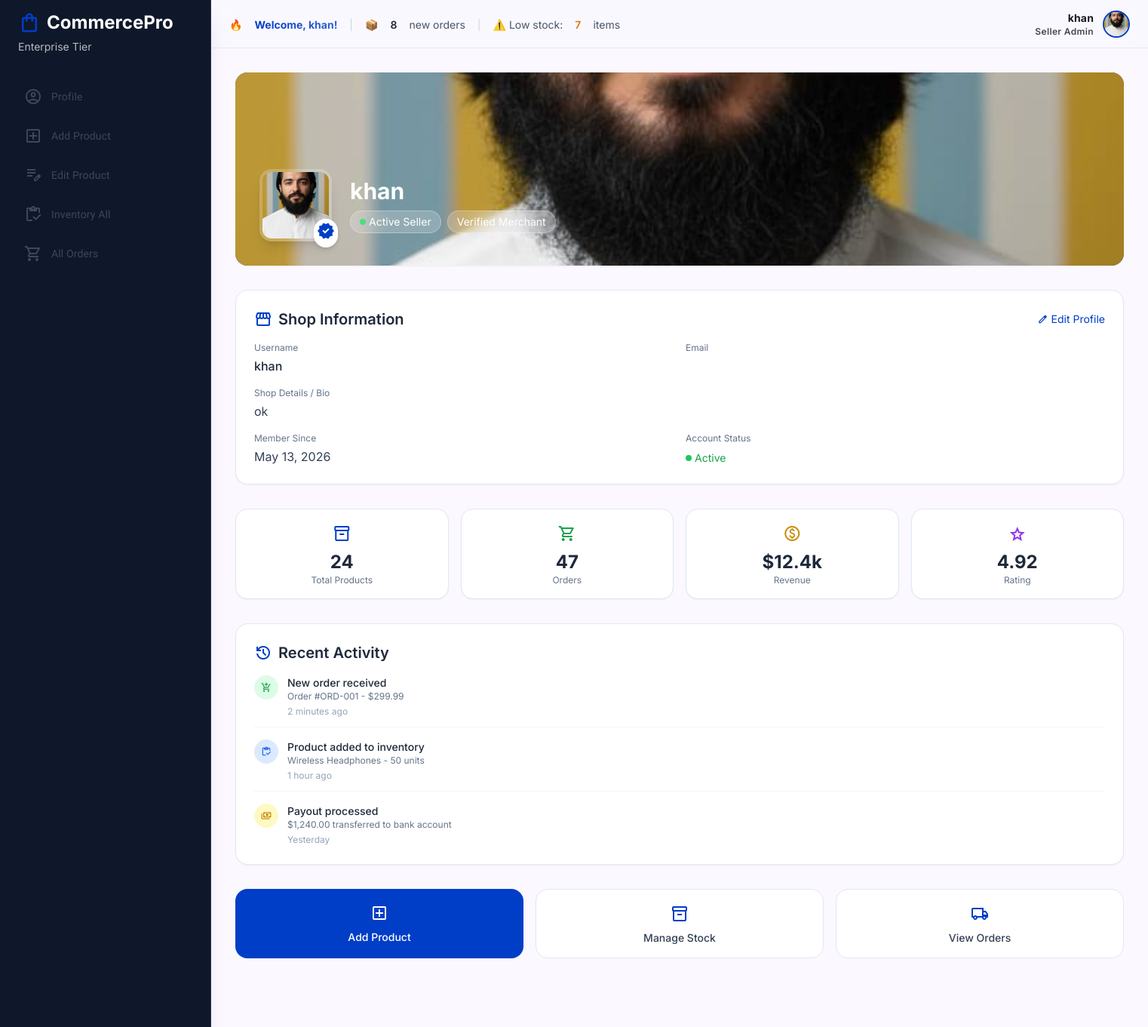
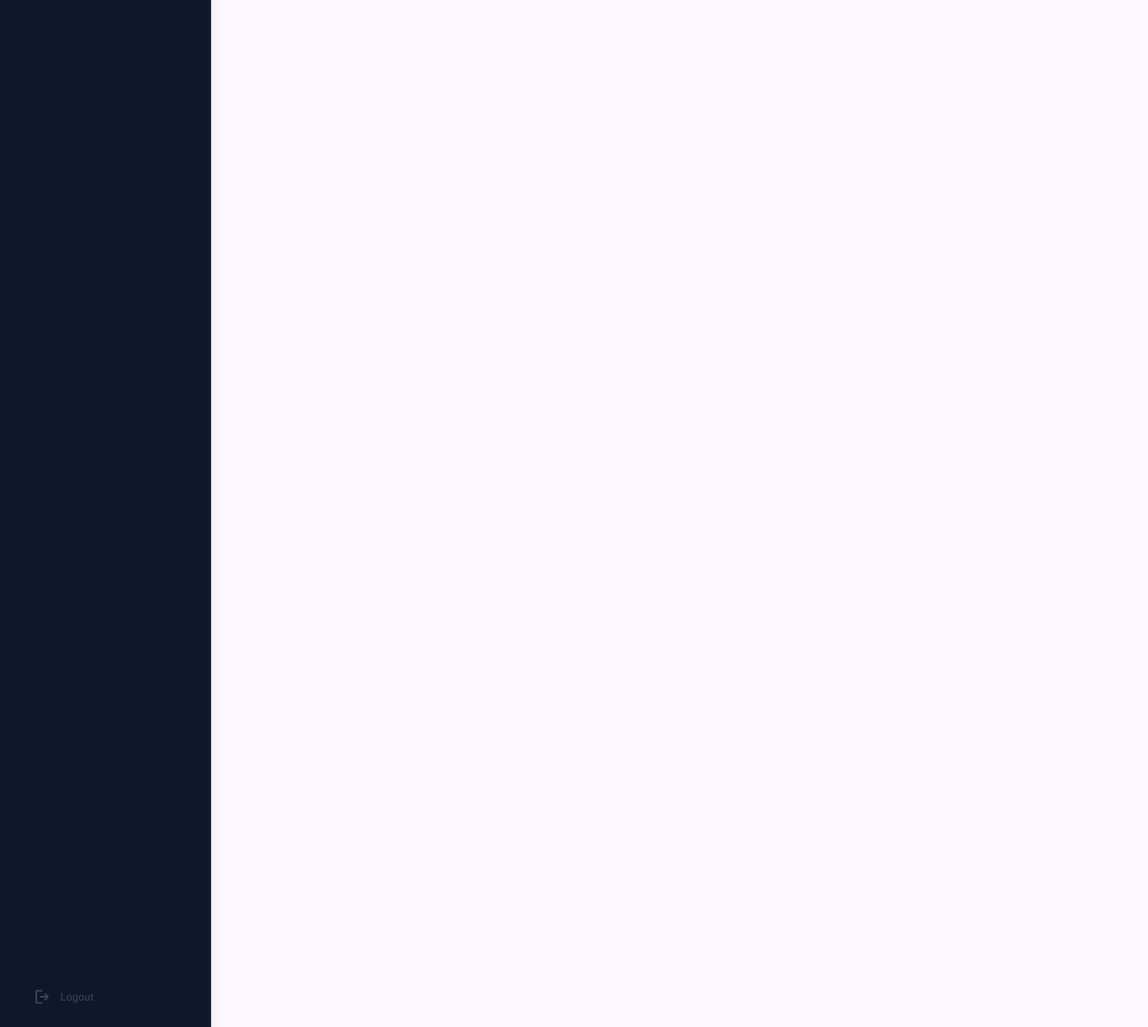
/userProfile/profile/ (signed in), run on the app's committed database (2 pictures, top to bottom).
### Accounts/models.py (models this page shows, shortened)
class userprofile(models.Model):
    user_profile_relation=models.OneToOneField(User, on_delete=models.CASCADE)
    image=models.ImageField(upload_to='profile_image', default='default_profile_image.jpg')
    shop_detail=models.TextField(blank=True, null=True)
    created_at=models.DateTimeField(auto_now_add=True)

### userProfile/views.py (the view)
# urls.py: path('profile/', views.user_profile, name='user_profile'),
def user_profile(request):
    profile = userprofile.objects.get(
        user_profile_relation=request.user
    )
    return render(request, "userProfile/profile.html", {
        "profile": profile
    })

### templates/userProfile/profile.html (shortened to what this page needs)
{% extends 'userProfile/seller_header_footer.html' %}
{% block seller %}
<main id="mainContent" class="pt-16 min-h-screen bg-surface-bright transition-all duration-300 lg:ml-sidebar-width ml-0">
    <div class="p-4 sm:p-6 md:p-8 max-w-7xl mx-auto space-y-6 sm:space-y-8">
        <section class="relative h-52 sm:h-60 md:h-64 rounded-xl overflow-hidden shadow-sm group">
            {% if profile.image %}
            <img class="absolute inset-0 w-full h-full object-cover transition-transform duration-700 group-hover:scale-105" alt="Profile Banner" src="{{ profile.image.url }}">
            {% else %}
            <div class="absolute inset-0 w-full h-full bg-gradient-to-r from-primary to-blue-600"></div>
            {% endif %}
            <div class="relative h-full flex flex-col justify-end p-5 sm:p-8 text-white">
                <div class="flex flex-wrap items-center gap-4 sm:gap-6">
                    <div class="relative shrink-0">
                        {% if profile.image %}
                        <img class="w-16 h-16 sm:w-20 sm:h-20 md:w-24 md:h-24 rounded-xl border-4 border-white/20 object-cover shadow-lg" alt="{{ profile.user_profile_relation.username }}" src="{{ profile.image.url }}">
                        {% else %}
                        <div class="w-16 h-16 sm:w-20 sm:h-20 md:w-24 md:h-24 rounded-xl border-4 border-white/20 bg-white/20 flex items-center justify-center">
                            <span class="material-symbols-outlined text-white text-4xl">store</span>
                        </div>
                        {% endif %}
                        <div class="absolute -bottom-2 -right-2 bg-white p-1 rounded-full shadow-md">
                            <span class="material-symbols-outlined text-primary fill-current" style="font-variation-settings: 'FILL' 1;">verified</span>
                        </div>
                    </div>
                    <div class="space-y-2">
                        <h2 class="text-xl sm:text-2xl md:text-3xl font-bold">{{ profile.user_profile_relation.get_full_name|default:profile.user_profile_relation.username }}</h2>
                        <div class="flex flex-wrap gap-2">
                            <span class="bg-white/20 backdrop-blur-md px-3 py-1 rounded-full text-xs sm:text-sm border border-white/30 flex items-center gap-1">
                                <span class="w-2 h-2 bg-green-400 rounded-full animate-pulse"></span>
                                Active Seller
                            </span>
                            <span class="bg-white/20 backdrop-blur-md px-3 py-1 rounded-full text-xs sm:text-sm border border-white/30">
                                Verified Merchant
                            </span>
                        </div>
                    </div>
                </div>
            </div>
        </section>
        <div class="bg-white rounded-xl shadow-sm border border-slate-200 p-5 sm:p-6">
            <div class="flex flex-col sm:flex-row sm:items-center sm:justify-between gap-3 mb-4">
                <h3 class="text-lg sm:text-xl font-semibold text-slate-800 flex items-center gap-2">
                    <span class="material-symbols-outlined text-primary">storefront</span>
                    Shop Information
                </h3>
                <a href="/seller/edit-profile/" class="text-primary hover:text-primary-dark text-sm flex items-center gap-1">
                    <span class="material-symbols-outlined text-sm">edit</span>
                    Edit Profile
                </a>
            </div>
            <div class="grid grid-cols-1 sm:grid-cols-2 gap-4">
                <div>
                    <p class="text-xs text-slate-500 mb-1">Username</p>
                    <p class="text-sm sm:text-base font-medium text-slate-800">{{ profile.user_profile_relation.username }}</p>
                </div>
                <div>
                    <p class="text-xs text-slate-500 mb-1">Email</p>
                </div>
                <div class="sm:col-span-2">
                    <p class="text-xs text-slate-500 mb-1">Shop Details / Bio</p>
                    <p class="text-sm sm:text-base text-slate-700">{{ profile.shop_detail|default:"No shop details added yet. Click Edit Profile to add information about your shop." }}</p>
                </div>
                <div>
                    <p class="text-xs text-slate-500 mb-1">Member Since</p>
                    <p class="text-sm sm:text-base text-slate-700">{{ profile.created_at|date:"F j, Y" }}</p>
                </div>
                <div>
                    <p class="text-xs text-slate-500 mb-1">Account Status</p>
                    <span class="inline-flex items-center gap-1 text-sm text-green-600">
                        <span class="w-2 h-2 bg-green-500 rounded-full"></span>
                        Active
                    </span>
                </div>
            </div>
        </div>
        <div class="grid grid-cols-2 sm:grid-cols-4 gap-3 sm:gap-4">
            <div class="bg-white rounded-xl p-3 sm:p-4 shadow-sm border border-slate-200 text-center">
                <span class="material-symbols-outlined text-primary text-2xl">inventory_2</span>
                <p class="text-xl sm:text-2xl font-bold text-slate-800 mt-1">24</p>
                <p class="text-xs text-slate-500">Total Products</p>
            </div>
            <div class="bg-white rounded-xl p-3 sm:p-4 shadow-sm border border-slate-200 text-center">
                <span class="material-symbols-outlined text-green-600 text-2xl">shopping_cart</span>
                <p class="text-xl sm:text-2xl font-bold text-slate-800 mt-1">47</p>
                <p class="text-xs text-slate-500">Orders</p>
            </div>
            <div class="bg-white rounded-xl p-3 sm:p-4 shadow-sm border border-slate-200 text-center">
                <span class="material-symbols-outlined text-yellow-600 text-2xl">paid</span>
                <p class="text-xl sm:text-2xl font-bold text-slate-800 mt-1">$12.4k</p>
                <p class="text-xs text-slate-500">Revenue</p>
            </div>
            <div class="bg-white rounded-xl p-3 sm:p-4 shadow-sm border border-slate-200 text-center">
                <span class="material-symbols-outlined text-purple-600 text-2xl">star</span>
                <p class="text-xl sm:text-2xl font-bold text-slate-800 mt-1">4.92</p>
                <p class="text-xs text-slate-500">Rating</p>
            </div>
        </div>
        <div class="bg-white rounded-xl shadow-sm border border-slate-200 p-5 sm:p-6">
            <h3 class="text-lg sm:text-xl font-semibold text-slate-800 flex items-center gap-2 mb-4">
                <span class="material-symbols-outlined text-primary">history</span>
                Recent Activity
            </h3>
            <div class="space-y-4">
                <div class="flex items-start gap-3 pb-3 border-b border-slate-100">
                    <div class="w-8 h-8 rounded-full bg-green-100 flex items-center justify-center shrink-0">
                        <span class="material-symbols-outlined text-green-600 text-sm">add_shopping_cart</span>
                    </div>
                    <div>
                        <p class="text-sm font-medium text-slate-800">New order received</p>
                        <p class="text-xs text-slate-500">Order #ORD-001 - $299.99</p>
                        <p class="text-xs text-slate-400 mt-1">2 minutes ago</p>
                    </div>
                </div>
                <div class="flex items-start gap-3 pb-3 border-b border-slate-100">
                    <div class="w-8 h-8 rounded-full bg-blue-100 flex items-center justify-center shrink-0">
                        <span class="material-symbols-outlined text-blue-600 text-sm">inventory</span>
                    </div>
                    <div>
                        <p class="text-sm font-medium text-slate-800">Product added to inventory</p>
                        <p class="text-xs text-slate-500">Wireless Headphones - 50 units</p>
                        <p class="text-xs text-slate-400 mt-1">1 hour ago</p>
                    </div>
                </div>
                <div class="flex items-start gap-3">
                    <div class="w-8 h-8 rounded-full bg-yellow-100 flex items-center justify-center shrink-0">
                        <span class="material-symbols-outlined text-yellow-600 text-sm">payments</span>
                    </div>
                    <div>
                        <p class="text-sm font-medium text-slate-800">Payout processed</p>
                        <p class="text-xs text-slate-500">$1,240.00 transferred to bank account</p>
                        <p class="text-xs text-slate-400 mt-1">Yesterday</p>
                    </div>
                </div>
            </div>
        </div>
        <div class="grid grid-cols-2 sm:grid-cols-3 gap-3 sm:gap-4">
            <a href="/seller/add-product/" class="bg-primary text-white rounded-xl p-4 text-center hover:bg-primary-dark transition-colors">
                <span class="material-symbols-outlined text-2xl">add_box</span>
                <p class="text-sm font-medium mt-1">Add Product</p>
            </a>
            <a href="/seller/inventory/" class="bg-white border border-slate-200 rounded-xl p-4 text-center hover:border-primary transition-colors">
                <span class="material-symbols-outlined text-primary text-2xl">inventory_2</span>
                <p class="text-sm font-medium text-slate-700 mt-1">Manage Stock</p>
            </a>
            <a href="/seller/orders/" class="bg-white border border-slate-200 rounded-xl p-4 text-center hover:border-primary transition-colors">
                <span class="material-symbols-outlined text-primary text-2xl">local_shipping</span>
                <p class="text-sm font-medium text-slate-700 mt-1">View Orders</p>
            </a>
        </div>
    </div>
</main>
{% endblock seller %}

### templates/userProfile/seller_header_footer.html (shortened to what this page needs)
<!DOCTYPE html>
<html lang="en">
<head>
  <script src="https://cdn.tailwindcss.com?plugins=forms,container-queries"></script>
</head>
<body class="bg-background text-on-background font-body-md antialiased relative">
<header class="fixed top-0 right-0 left-0 lg:left-[280px] h-16 bg-surface/80 backdrop-blur-md flex items-center justify-between px-4 sm:px-6 border-b border-outline-variant/30 z-40 transition-all duration-300">
    <div class="flex items-center gap-3 flex-1 min-w-0">
                <div class="flex-1 overflow-hidden">
              <div class="news-ticker">
                  <div class="news-ticker-content">
                      <span class="news-ticker-text flex items-center gap-4 whitespace-nowrap">
                          🔥
                          <strong class="bg-gradient-to-r from-primary to-primary/80 bg-clip-text text-transparent">
                          </strong>
                          <span class="text-slate-300">|</span>
                          📦 <span class="font-semibold text-slate-800">{{ new_orders }}</span> new orders
                          <span class="text-slate-300">|</span>
                          ⚠️ Low stock:
                          <span class="font-semibold text-amber-600">{{ low_stock }}</span> items
                      </span>
                  </div>
              </div>
          </div>
                  <div class="flex items-center gap-2 sm:gap-4 shrink-0">
                      <div class="flex items-center gap-2 sm:gap-3 cursor-pointer group">
                          <div class="text-right hidden sm:block">
                              <p class="text-label-md font-bold text-on-surface">{{ profile.user_profile_relation.username }}</p>
                              <p class="text-label-sm text-on-surface-variant">Seller Admin</p>
                          </div>
                          {% if profile.image %}
                          <img class="w-8 h-8 sm:w-9 sm:h-9 rounded-full border-2 border-primary object-cover" alt="{{ profile.user_profile_relation.username }}" src="{{ profile.image.url }}">
                          {% else %}
                          <div class="w-8 h-8 sm:w-9 sm:h-9 rounded-full border-2 border-primary bg-primary/20 flex items-center justify-center">
                              <span class="material-symbols-outlined text-primary">person</span>
                          </div>
                          {% endif %}
                      </div>
                  </div>
              </header>
                <aside id="sideNav" class="fixed left-0 top-0 h-full w-sidebar-width bg-secondary text-on-secondary flex flex-col border-r border-outline-variant/20 shadow-xl z-50 transition-transform duration-300 ease-out -translate-x-full lg:translate-x-0 sidebar-transition">
                  <div class="px-6 mb-8 mt-3 hidden lg:block">
                    <div class="flex items-center gap-2 mb-1">
                      <span class="material-symbols-outlined text-primary text-3xl">shopping_bag</span>
                      <h1 class="text-headline-md font-headline-md font-bold text-on-primary">CommercePro</h1>
                    </div>
                    <p class="text-body-sm font-body-sm opacity-70">Enterprise Tier</p>
                  </div>
                  <nav class="flex-1 flex flex-col gap-1 px-3 overflow-y-auto">
                <a class="flex items-center gap-3 text-on-secondary-fixed-variant px-5 py-3 hover:bg-secondary-container/50 hover:text-white transition-colors rounded-lg"
                  href="{% url 'userProfile:user_profile' %}">
                    <span class="material-symbols-outlined">account_circle</span>
                    <span class="text-label-md font-label-md">Profile</span>
                </a>
                <a class="flex items-center gap-3 text-on-secondary-fixed-variant px-5 py-3 hover:bg-secondary-container/50 hover:text-white transition-colors rounded-lg"
                  href="{% url 'userProfile:add_product' %}">
                    <span class="material-symbols-outlined">add_box</span>
                    <span class="text-label-md font-label-md">Add Product</span>
                </a>
                <a class="flex items-center gap-3 text-on-secondary-fixed-variant px-5 py-3 hover:bg-secondary-container/50 hover:text-white transition-colors rounded-lg"
                  href="#">
                    <span class="material-symbols-outlined">edit_note</span>
                    <span class="text-label-md font-label-md">Edit Product</span>
                </a>
                <a class="flex items-center gap-3 text-on-secondary-fixed-variant px-5 py-3 hover:bg-secondary-container/50 hover:text-white transition-colors rounded-lg"
                  href="{% url 'userProfile:seller_inventory' %}">
                    <span class="material-symbols-outlined">inventory</span>
                    <span class="text-label-md font-label-md">Inventory All</span>
                </a>
                <a class="flex items-center gap-3 text-on-secondary-fixed-variant px-5 py-3 hover:bg-secondary-container/50 hover:text-white transition-colors rounded-lg"
                  href="{% url 'userProfile:order_list' %}">
                    <span class="material-symbols-outlined">shopping_cart</span>
                    <span class="text-label-md font-label-md">All Orders</span>
                </a>
                  </nav>
                  <div class="mt-auto px-6 pb-6">
                    <a href="{% url 'userProfile:logout' %}"
                      class="w-full flex items-center gap-3 text-on-secondary-fixed-variant px-5 py-3 hover:bg-error/20 hover:text-error transition-colors rounded-lg">
                      <span class="material-symbols-outlined">logout</span>
                      <span class="text-label-md font-label-md">Logout</span>
                    </a>
                  </div>
                </aside>
  {% block seller %}
  {% endblock seller %}
</body>
</html>

### data on the page
userprofile: user_profile_relation.username "khan", image (picture), user_profile_relation.get_full_name "khan", shop_detail "ok", created_at "May 13, 2026"

### other printed values
{{ new_orders }} "8"
{{ low_stock }} "7"
